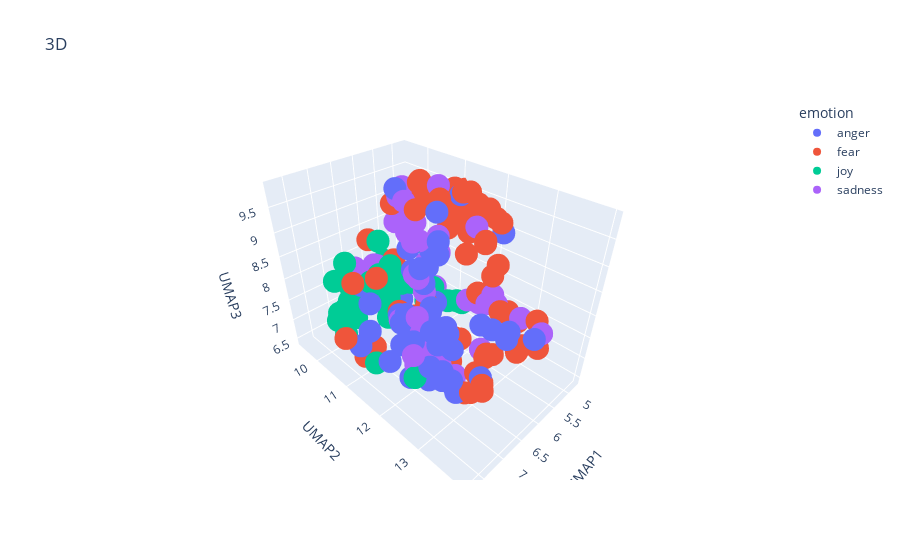

This figure's notebook cell:
### Code cell
import pandas as pd
import numpy as np
import umap
import plotly.express as px

# Concatenate the training and test data
combined_df = pd.concat([train_df_new, test_df_new], ignore_index=True)

# Prepare the embeddings for UMAP
X_embeddings = np.array(combined_df['embeddings_values'].tolist())

# Apply UMAP for 3D dimensionality reduction
reducer = umap.UMAP(n_components=3, metric='cosine', random_state=28)
embedding_3d = reducer.fit_transform(X_embeddings)

# Create DataFrame for plotting
df_plot = pd.DataFrame(embedding_3d, columns=['UMAP1', 'UMAP2', 'UMAP3'])
df_plot['emotion'] = combined_df['emotion']
df_plot['intensity'] = combined_df['intensity']
df_plot['text'] = combined_df['text']

# Plot 3D scatter with Plotly
fig = px.scatter_3d(
    df_plot,
    x='UMAP1',
    y='UMAP2',
    z='UMAP3',
    color='emotion',
    hover_data=['text', 'intensity'],
    title='3D',
    size_max=3,
)

fig.show()

### Figure 1 — Plotly figure (JSON) as saved in the notebook; plotly's stock layout.template omitted (floating-point values rounded to 4 significant figures)
{"data": [{"customdata": [["@SlaveGuinevere its more of a little prick than a sting .......... but you have to come to Tennessee to get it1", 0.417], ["630am meeting Olympic House #10golds24 .  #neverquit #believe #dreambig #TeamTTO #going4gold", 0.271], ["Now that the whole clown rage has scared me shitless, I'm gonna go cry in my room", 0.729], ["i love the word fret so much and im in heaven", 0.127], ["Tiangong 1, China's first space laboratory, will come to a fiery end in late 2017. The average decommissioned satellite either burns ...", 0.312], ["@ManUtd you have had from me over the years is irrelevant. Its an absolute joke. #manutd #ticketing #fuming #noloyalty #joke #notimpressed", 0.873], ["In 2016, Black people are STILL fighting to be recognized as human beings. #cantsleep #angry", 0.885], ["@brian5or6 turn that shit off!   Home Button under Accessibility. \\n\\nWhen did innovation become mind fuckery? . #iphonePhoneHome", 0.688], ["-- haired man strides close and watches as the Major flinches away from him, the reaction draws a growl from his throat.  -- (@DocHQuinzel)", 0.322], ["@WWE is the live event Brock vs Orton 2 this Saturday on the WWE Network? If not it needs to be! :) #wwe @RandyOrton @HeymanHustle #revenge", 0.396], ["@Callidissima @ahouseingotham wrath of khan is one of the best movies of all time", 0.146], ["Forever angry that gh ruined Molly and morgan's bond/friendship ", 0.521], ["Dear Indians..It is hard to swallow this but for once try to swallow this bitter pill...that is.. Pakistan is number one in Test cricket!!!", 0.542], ["@lynnew69 then he said talking about wills uncontrollable animals when moving to another link. These comments do not help! ", 0.583], ["you know cyran still hasn't done makeup based on jeongguk's tiddy like i suggested and i'm ", 0.375], ["Thursdays at 6pm Vespers &amp; Meditation #prayerful #plainsong #multisensory #candles #incense #psalms #music #silence #faithful sing or listen", 0.208], ["@CBSBigBrother never bring back Meech and Bridgette. Crying because someone looks at you? Ugh, and Bridgette. #bitter", 0.521], ["@cxmbeferre so you WOULDNT date me????? #offended", 0.494], ["I can definitely feel my irritation today, lord give me strength", 0.667], ["Sorry to burst your bubble but it isn't that century anymore. Welcome to the 21st century.", 0.354], ["@RegalisAzura \\ngrasp the cobalt woman's own; which they did fairly easily. Fair cheeks would ignite into a fiery hue. Warm.. was the only", 0.438], ["@rumanaa_r @DaiIyRoasts what did I do to offend you? 🙄😭😂", 0.396], ["Where's your outrage when a black man kills another black man in the streets?", 0.75], ["So I wished my sis 12 midnight but received no reply from her. My 2nd sis JUST wished her, got a reply. You know who's the fav ", 0.479], ["As if he heard my thought on the ether, my #ex has just posted #facebook pic of himself snuggling up with said #cats... now Im just #angry", 0.521], ["Police Officers....should NOT have the right to just 'shoot' human beings without provocation. It's wrong.\\n\\n@ORConservative @MichaelaAngelaD", 0.688], ["@Austin4evaLEEDS fuming!", 0.625], ["Need a new outlet for ", 0.292], ["snap: hiAleshia 😃", 0.208], ["Bes! You don't just tell a true blooded hoopjunkie to switch a f*c@n' team that juz destroyed your own team. You juz don't! #insult", 0.891], ["Have wee pop socks on and they KEEP FALLING OFF INSIDE MY SHOES ", 0.562], ["Actually fuming I have nothing to wear Saturday", 0.792], ["Taking a break from the #wedding to #rage at the general #stupidity of certain #people on the #internet.", 0.625], ["I miss doing nothing someone I care about and attacking their face with kisses. #foreveralone #bitter 😩", 0.5], ["Yet we still have deaths, road rage, &amp; violations on the road, despite a widely accepted concept of 'personal accountability' while driving", 0.521], ["Anger is cheap and politeness is expensive. Don't expect everybody to be polite. #ThoughtfulThursday  #politeness", 0.333], ["@aroseblush Hello !\\nThe bigger the bully, the more crocodile tears. Bullies always act like offended victims.", 0.542], ["@VodafoneUKhelp @VodafoneUK wow!! My bill is £44.77 and hav a text from u to prove that and you have taken £148!!!!! #swines #fuming #con!", 0.792], ["@LeonWobYP b***er off. NCFC is a grudge match :)", 0.542], ["Ananya just grabbed a bible, opened it, started reading, and then said 'where do they talk about burning people?'", 0.417], ["It's the most magical time of the year......Xmas party announced and the #outrage commences. Gotta love Silicon Valley millennials.", 0.429], ["@DailyMirror i love how theres no outrage that it's a white man but if it was a black man them BLM would be all over it regardless of reason", 0.726], ["I wouldn't have #anger issues.....if she didn't have #lying issues.....think about that one. #pow #lies #confusion", 0.5], ["Sting is just too damn earnest for early morning listening. ", 0.37], ["@Jen_ny69 People will always get offended everyone's situation is different! Just because we have kids doesn't mean we have to settle", 0.562], ["@gayla_weeks1 I try not to let my anger seep into reviews, but I resent having my time wasted on books like that. Time is precious.", 0.625], ["@fluffysoftlouis no no. I insist that you give me your best insult first", 0.562], ["Why to have vanity sizes?Now sizes S,XS(evenXXS sometimes) are too big, WTF?! Dear corporate jerks, Lithuania didn't need this. #rant ", 0.518]], "hovertemplate": "emotion=anger<br>UMAP1=%{x}<br>UMAP2=%{y}<br>UMAP3=%{z}<br>text=%{customdata[0]}<br>intensity=%{customdata[1]}<extra></extra>", "legendgroup": "anger", "marker": {"color": "#636efa", "symbol": "circle"}, "mode": "markers", "name": "anger", "scene": "scene", "showlegend": true, "type": "scatter3d", "x": [5.968, 5.634, 5.491, 6.709, 5.565, 6.616, 6.651, 7.136, 6.045, 6.568, 6.264, 6.907, 4.909, 6.438, 6.639, 6.569, 6.643, 7.274, 6.799, 5.705, 6.185, 7.507, 6.668, 6.933, 7.184, 6.599, 6.866, 6.394, 6.398, 7.455, 6.137, 6.579, 7.464, 6.132, 6.873, 7.176, 7.63, 6.78, 7.051, 7.387, 7.469, 6.401, 7.332, 7.238, 7.026, 7.145, 7.512, 7.266], "y": [11.51, 10.12, 11.64, 9.927, 10.97, 12.63, 13.38, 13.03, 11.37, 13.18, 9.731, 12.65, 12.19, 11.85, 12.06, 11.82, 12.58, 11.99, 11.97, 11.31, 11.11, 11.44, 13.66, 10.49, 12.76, 13.65, 12.57, 11.25, 10.92, 12.4, 11.7, 12.16, 12.86, 10.66, 13.33, 12.91, 11.29, 12.82, 12.42, 11.35, 12.51, 13.96, 12.77, 12.1, 11.71, 12.93, 11.95, 12.94], "z": [7.619, 6.801, 9.731, 7.391, 8.397, 6.615, 8.448, 7.456, 8.39, 7.218, 7.123, 7.924, 8.984, 7.84, 8.147, 8.499, 7.524, 7.662, 8.973, 8.773, 8.275, 7.772, 8.443, 7.986, 8.09, 8.533, 6.919, 8.879, 7.225, 7.309, 9.642, 9.212, 7.878, 9.743, 8.642, 8.53, 7.415, 6.744, 6.966, 8.251, 8.178, 8.466, 8.455, 8.355, 7.83, 8.393, 7.401, 7.694]}, {"customdata": [["someone come to fright world w me🤗🤗", 0.458], ["honestly all my friends do bnc i mean it and i am feeling #terrible hahaha", 0.438], ["81' Goal scorer Vidar Kjartansson comes off in favor of Dor Micha! Another terrific performance by @Vidarkjartans #YallaMaccabi", 0.229], ["@CurtisJobling Yes indeed! We know masses of students would be so excited to see you! We need to get this sorted! #haunt", 0.208], ["Texans played horrible.  Bad play calling, bad protection of the ball, bad coaching, bad defense, bad overall performance. #Texans ", 0.375], ["@NinjaWorrier @ali_zimmer @m_pattison How long ago was that? (I shudder to think.)", 0.625], ["i've seen the elder watching me during my community hours and i honestly don't have an idea about what my assignment will be. #apprehensive", 0.562], ["@TheYoungEvans_ 'Kylie, you know me. I won't take no for answer for this kind of things...' *he would smirk and start on the crust.*", 0.396], ["@laura221b I don't think I've ever moved so fast in a panic in all my life 😂 Gave me such a fright 😓", 0.938], ["@zavvi @zavvihelp only offering 6 moth warranty #ps4pro  #truth #ripoff", 0.375], ["This is the scariest American Horror Story out of all of them... I'm gonna have to watch in the daytime. #frightened", 0.938], ["I feel horrible. I have accounting today but physically and mentally am not okay 😪", 0.833], ["@eileen_davidson on RHOBH, you just do not want to assume an affair while you were married so you criticize @LisaVanderpump! #awful", 0.479], ["How is that in 2016, a 757 airplane does not have WiFi...ridiculous. #AmericanAirlines #americanairlinessucks #AATeam ", 0.292], ["anxiety level- 100", 0.905], ["the ending of how I met your mother is dreadful", 0.333], ["@Taniel @LOLGOP That'll be gosh darn terrific if they only check the brown people. Shucks, let's make a law to say only brown people.", 0.458], ["@GMModular @goldmedalindia  horrible experience with a company like this #goldmedal #horrible sales person #wrong commitments#wrongproduct", 0.542], ["My interview went well today, I can't wait to find out what happens.  #excited #interview #jobinterview", 0.292], ["Jorge deserves it, honestly. He's weak. #revolting #90dayfiance", 0.229], ["Approaching #terrorism from an anti-racism POV is futile, instead promote prejudice towards racism. That way we are all on the battlefield.", 0.542], ["@Lrihendry I'm not sure we like this comparison.  USA should emulate #Israel's methods of protecting civilians against #terror attacks", 0.625], ["I'm curious to know just how much money the original Air Bud made to justify the continuation of these awful sequels and spinoffs.", 0.271], ["On the other side of fear lies freedom! - JB Glossinger #quote", 0.333], ["On a side note if you are self medicating ? That's not helping that is burying the anxiety that WILL manifest in another way. Heart disease?", 0.54], ["My doctor is giving me flower extract to relieve anxiety and reduce panic attacks :')", 0.708], ["Thought I left that part of life behind me\\nIt's back to haunt every girl that loves me", 0.521], ["#America finding #gratitude amidst the sadness and frustration about race, #fear, anger and #racism, i remain hopeful _ i'm an earth fixer'", 0.583], ["r U scared to present in front of the class? severe anxiety... whats That r u sad sometimes?? go get ur depression checked out IMEDIATELY!!!", 0.812], ["@rkuuleiq Fear is best/beast product of God/s. :) #aTheism #theism #biBle  #christianity #hell #heaven #purgatory #psychology #jesus", 0.37], ["@CNN Wait, didn't she get a case of the ass when Donald Trump called it terrorism BEFORE all the facts were in?  I guess it's ok if she does", 0.521], ["Who's afraid of the clowns???\\ncomment down there....", 0.5], ["@davidhiggerson Can understand fear factor but why support a company that wants to reduce your own to status of a needy satellite..", 0.521], ["bad news fam, life is still hard and awful #depression  #atleastIhaveBuffy", 0.688], ["Haven't gotten one hour of sleep... Today is going to be a fun day 😐 ", 0.542], ["when people hit on me i try to shake them off by talking about how i hide from communism", 0.604], ["I had a dream that I dropped my iPhone 7 and it broke T_T #cry #iPhone7 #nightmare", 0.688], ["@LmRyle @tomcolicchio @realDonaldTrump @HillaryClinton @ajjaffe I understand your concerns but look at her foundation contributions #worry", 0.562], ["@jk_rowling never thought an angry oompa loompa would be my Boggart, but there you have it. #boggart #PresidentTrump ", 0.5], ["I have a job interview with @BarclaysUK in Loughborough next month !!!", 0.354], ["Just want to be a dad so i can play kick the baby with my little one #southpark #mellogang #ghastly #edm #plur #dad #djlife #dj #producer", 0.333], ["Farting in a hot are car when your windows don't roll down is terrible. #gag #BresAdvice", 0.479], ["@BaileyDemented @hsmitty3 ill kill u if u bully her 😤😤😤", 0.583], ["@ChrisWarcraft The concept that a gay magazine feels like it has to cover terrible people -because they’re gay voices- seems all upside down", 0.417], ["induction day tomorrow for pizza express #nervous", 0.688], ["Some questions you get on Twitter make you want to despair. We've been so battered. We complain but aren't convinced things could be better.", 0.66], ["Super shitting it about this tattoo ", 0.604], ["Now #India is #afraid of #bad .", 0.562], ["How is that in 2016, a 757 airplane does not have WiFi...ridiculous.#AmericanAirlines #americanairlinessucks #AATeam #horrible", 0.38], ["@RosieBalls I fear for the future of mankind", 0.87], ["Life long fear of havin a shit and a spider crawls up ya bum", 0.854], ["The 2nd step to beating #anxiety or #depression is realising that it's not about waiting for ...., Take action yourself now.", 0.479], ["Trying to book holiday flights on @britishairways website is becoming a ", 0.312], ["And I cried in front of my guy last night. And it's just been a horrible week but it's only for a week", 0.68], ["@spencer0415 awe, I love you kid!!", 0.06], ["Thanks for ripping me off again #Luthansa €400 not enough for a one way flight to man from Frk then €30 for a bag then free at gate ", 0.375], ["T5ylw ansh a79l shy 7lw mn wayed nas fe whatsapp", 0.271], ["@SAHARTHERAPPER I unfollowed without hesitation &lt;3", 0.229], ["Hillary Clinton looked the other way to the Saudi war on women and their terror financing because they bought her off.", 0.479], ["Having a terrific Tuesday? Crush it today with the Power of 4. Treat your internet like Pizza =D \\n#PowerOf4", 0.25], ["It really is amazing the money they give to some of these QB's #nfl #texans #brock ", 0.3], ["it's horrible cos no one can relate,  everyone is happy and dandy in one way or another", 0.542], ["#twitter #users Tweeting on twitter is like playing a game against the computer. Where's the life, Everyone too #afraid to say something?", 0.521], ["He called me fat, so I pushed him into the lockers then he threaten to sue me' 😂", 0.479]], "hovertemplate": "emotion=fear<br>UMAP1=%{x}<br>UMAP2=%{y}<br>UMAP3=%{z}<br>text=%{customdata[0]}<br>intensity=%{customdata[1]}<extra></extra>", "legendgroup": "fear", "marker": {"color": "#EF553B", "symbol": "circle"}, "mode": "markers", "name": "fear", "scene": "scene", "showlegend": true, "type": "scatter3d", "x": [5.535, 5.635, 6.064, 5.926, 6.071, 5.373, 4.917, 6.184, 5.189, 6.628, 5.356, 5.556, 6.399, 6.652, 5.089, 5.675, 6.454, 6.301, 5.402, 6.517, 6.298, 6.181, 6.142, 4.942, 4.752, 4.823, 6.744, 5.995, 5.017, 4.946, 6.307, 5.183, 4.994, 5.663, 6.153, 7.285, 5.735, 5.577, 5.738, 5.007, 7.111, 5.882, 7.628, 6.141, 4.854, 5.257, 5.602, 4.905, 6.556, 5.073, 5.447, 4.801, 6.451, 5.75, 6.898, 6.6, 6.278, 7.282, 5.689, 5.707, 6.043, 6.099, 5.088, 7.764], "y": [11.5, 11.06, 12.04, 10.85, 12.87, 11.73, 11.23, 11.49, 11.76, 12.9, 11.91, 10.83, 12.54, 13.28, 11.47, 12.01, 13.81, 12.86, 9.637, 12.51, 13.94, 13.92, 12.95, 11.85, 11.08, 11.17, 10.57, 13.04, 11.07, 12.03, 13.64, 11.79, 12.2, 10.72, 11.2, 10.75, 10.88, 12.92, 12.44, 10.47, 11.22, 11.51, 11.41, 13.82, 10.77, 11.96, 11.79, 12.13, 13.21, 11.92, 11.81, 10.9, 13.15, 10.86, 10.17, 13.01, 10.78, 11.24, 13.2, 9.861, 13.0, 10.5, 12.16, 11.05], "z": [9.44, 9.497, 6.475, 6.888, 7.14, 8.54, 8.862, 7.688, 9.011, 6.676, 9.413, 9.636, 7.589, 7.179, 9.341, 9.217, 8.28, 6.921, 7.524, 7.672, 8.373, 8.12, 7.328, 9.356, 9.445, 9.423, 8.927, 8.246, 9.541, 9.231, 7.937, 9.51, 8.336, 9.461, 9.523, 8.329, 9.841, 7.949, 9.236, 8.013, 8.578, 9.734, 7.238, 8.577, 8.539, 7.709, 9.857, 9.158, 7.107, 8.719, 9.82, 9.37, 6.776, 9.803, 7.167, 6.75, 7.165, 7.136, 7.951, 6.856, 7.289, 9.397, 8.121, 7.522]}, {"customdata": [["Optimism leads to success. - Bill Kerr @Coach__Kerr #success #optimism #goals", 0.46], ["Benefit out exhilaration called online backing off: JkUVmvQXY", 0.462], ["My siblings look all gangster &amp; I look all cheery 😅😂", 0.667], ["The neighbor dancing in the Clayton Homes commercial is me. #hilarious", 0.64], ["#smile every morning to a positive head start with your #clients relations", 0.562], ["Accept the challenges so that you can feel the exhilaration of victory. #FocusX10 #motivation #motivationalquotes #quoteoftheday", 0.562], ["I assume that people pick up on my joviality coz I lol a lot but it's just not working. Maybe I need to get heavy handed with emoticons? Ha", 0.458], ["Not untill today has anyone ever said to me they remember what I had on over 7 years ago when they met me n liked me since #cutealert ", 0.521], ["@PriiiincesssE thanks for distracting me from my paper to watch this hilarious video 😂", 0.708], ["Val is far too cheery for my liking ✋🏻", 0.229], ["Am I watching #BacheloretteAU or Zoolander ? #hilarious #samvrhys", 0.646], ["@__Dayo yall dont feel bad.. you are rejoicing... it is what itnis... its always #ColtsNation even when we have 6th string DBs playing 😔😔", 0.18], ["The Quarterback' wrecks me every time.. ", 0.26], ["@kymwhitley hello Miss Lady I'm sure today brings you happiness and laughter use your voice also to make us laugh  god knows we need it", 0.562], ["Well look at the bright side. You found a use for that rope #TipsToSurviveAPowerOutage", 0.312], ["$SRPT Why would Etep patients &amp; Mom's advocate for a drug if it did not work? Anyone listen to the Etep MD's @ Adcomm.. all were elated.", 0.22], ["my haters are like crickets. they chirp all day but when I walk past them they shut the fuck up.- @DritaDavanzo (my idol)", 0.208], ["Does anyone remember a movie that is animated in the late 70's called Shame of the Jungle John Bulushi was in it wild if that's your taste", 0.229], ["@berniedole looks that way. But let's think about Rohan last week ... #optimism", 0.237], ["promise of restoration to the nation of israel...'everywhere you look blessing '..barns/wine overflow.Everything beautiful #joyful #do_u_see", 0.5], ["me taking a picture by myself: *awkward smile*\\nme on picture day: *awkward smile*\\nconclusion: stop smiling ;'(\\n #pictureday2016  #ornot", 0.46], ["Thinking about trying some comedy on youtube. Always been fond of it. Time to nut up.  #comedy #maybeoneday #hopefullyfunny #LOL", 0.5], ["Remember: The life you have is a blessing for #God. Make it a joyful experience regardless of the odds. GBY", 0.64], ["#smile is the #respect we give everyone.", 0.583], ["@airvistara as always it was indeed a wonderful experience flying with you guys today #bestinbusiness #delight #happyme", 0.812], ["@crimpoop my adorable and cheerful daughter\\nAlways pouring positivity green goo on me\\ndare hurt her and you'll see hell //growls\\n\\n#PandaBot", 0.64], ["Charlotte and a friend just climbed to the top of a windmill! Think the view was easy, breezy, beautiful? @PlayHollywoodU", 0.5], ["having a pet store worker ask 'do you want to play with them?' is the most exhilarating feeling", 0.771], ["@jessbr0ughton don't be shy next time! We're a cheery bunch. :) \\n\\nSam. X", 0.48], ["Rec'd call 2day from Haitian church we started in Florida some 15yrs ago. Preparing to acquire their own bldg. Wanted me to know. ", 0.28], ["It's meant to be!!  ", 0.583], ["now that I have my future planned out, I feel so much happier #goals #life  #igotthis #yay", 0.792], ["When you wake up from a dream laughing at something stupid, and that makes you laugh more #hilarious", 0.875], ["#Talking about our #Problems is our greatest #Addiction#Break the #habitTalk about ur #Joys#quote  #problemsolving #behappy", 0.494], ["@ryanwilson2015 That's why compatibility is key as it lowers hedonic volatility.", 0.25], ["@LiamJamesVernon love the optimism!! BLUE MOON!", 0.72], ["@PhilGlutting Hey There Phil Glutting thank you for following us, it's appreciated :) #smile", 0.76], ["@GigaFag @pipertownsend_ snapchat new would beg to differ #optimism", 0.396], ["A lifetime of laughter at the expense of the death of a bachelor", 0.354], ["@chencouture LMAO Is it that 'so slutty' hater girl? That video was hilarious. 😂", 0.7], ["I love my family so much #lucky #grateful #smartassfamily  #love", 0.936], ["incredible that anthony weiner has been caught chasing a busty milkmaid across a park at double speed while jaunty music plays", 0.38], ["I turn 25 in two weeks. I am so happy. 24 was my darkest year yet. I am elated that I survived", 0.708], ["How can l rule my mind !!!!!! \\nIt's hilarious that you can't 😭😑😮", 0.396], ["I hate it when im singing and some idiot thinks they can just join in with me like...this is not fcking glee #MeanRikonaBot", 0.08]], "hovertemplate": "emotion=joy<br>UMAP1=%{x}<br>UMAP2=%{y}<br>UMAP3=%{z}<br>text=%{customdata[0]}<br>intensity=%{customdata[1]}<extra></extra>", "legendgroup": "joy", "marker": {"color": "#00cc96", "symbol": "circle"}, "mode": "markers", "name": "joy", "scene": "scene", "showlegend": true, "type": "scatter3d", "x": [5.377, 5.868, 6.912, 7.61, 5.9, 5.503, 6.89, 6.332, 7.378, 6.368, 7.57, 5.443, 6.69, 6.195, 5.268, 5.275, 7.548, 6.257, 5.302, 5.413, 6.227, 6.838, 5.379, 6.121, 5.69, 7.066, 5.595, 5.589, 6.22, 5.557, 6.407, 5.45, 7.456, 5.32, 5.888, 5.617, 6.246, 5.895, 7.162, 7.674, 6.926, 7.611, 5.321, 7.279, 7.53], "y": [10.63, 10.22, 10.33, 10.7, 10.0, 9.786, 10.73, 10.12, 10.56, 11.0, 10.56, 11.59, 10.79, 10.35, 10.74, 11.59, 11.6, 11.11, 11.22, 10.2, 10.51, 10.94, 10.04, 10.23, 9.538, 10.4, 10.98, 9.441, 10.7, 10.32, 9.985, 9.572, 10.43, 9.681, 10.91, 10.89, 10.37, 11.25, 10.37, 10.94, 10.0, 10.94, 9.517, 10.61, 12.59], "z": [6.889, 7.39, 7.699, 7.816, 6.906, 7.177, 8.162, 7.543, 7.38, 8.01, 7.537, 7.424, 8.964, 6.873, 7.245, 7.283, 7.152, 8.787, 7.154, 7.183, 8.123, 8.396, 7.128, 6.976, 7.182, 7.232, 6.887, 7.53, 7.063, 7.329, 7.523, 7.241, 8.302, 6.959, 7.983, 6.811, 6.762, 7.371, 8.532, 7.503, 7.371, 8.048, 7.3, 8.224, 7.497]}, {"customdata": [["I'm done with your piano, blues playing, smooth talking ass. On to the nexttt", 0.381], ["My friends tell me I'm pretty. Trigger tells my I'm ugly. I first was confused but then realised I'm both. Pretty ugly. #tru #sad #tumblr", 0.64], ["In serious need of a nap", 0.354], ["TGIF! Hope everyone that needs to find #recovery can and that our friends stay #sober this weekend! @REBOSTreatment @BlvdCenters", 0.271], ["@ryyyshh story of my life. #lost", 0.688], ["Already plotting next steps if I get cut off by the same minivan in tomorrow's drop-off line. #preschoolpolitics #momthings ", 0.312], ["@chelseafc let them know it's the #blues", 0.521], ["@comicfire The thing is, it's either I be unproductive and unhappy, or deal with some videos that do badly.", 0.574], ["and naoto nod she also like tha bands. but she also frown. 'Will the bands 'Papa Roach' be at concert...?'", 0.438], ["@6itmap I can't help but feel melancholic!", 0.75], ["In the name of our Lord &amp; Saviour Harambe we pray, bless all apes across the world.\\n\\nHear our solemn oaths and pardon sympathetic hominids.", 0.333], ["Why is it that we rejoice at a birth and grieve at a funeral? It is because we are not the person involved. ― Mark Twain", 0.354], ["Bro Why pine green forget me nots are mediumpurple pickering is not lit and so on", 0.333], ["@X_KIMTAEHYUNG_X \\n— momentarily before it disappeared, only solemnity and anxiety lacing his features. \\n\\n'I ran out to get you before —", 0.646], ["@TheZantarin Then maybe we should keep our White mouths shut and let the people being targeted speak and mourn.", 0.729], ["Even a pencil✏ never #stayed  with me until it's #end ⚫ 😞", 0.667], ["Just rough situations all around for Schalke and Werder Bremen to start the campaign. Bremen dashed late with a new manager. Both with 0.", 0.479], ["What day is it #lost", 0.5], ["All clouded out.\\n\\n Considering using a camera, 1) star trails 2) eyepiece projection.", 0.25], ["Do not grow weary of doing good' a lasting legacy @billclinton @ClintonGlobal #CGI2016 #thankfulmoment @ProjectThankful", 0.343], ["@mattwruff sadly there is constitutional RIGHT to have abortion. Yet there is constitutional RIGHT to life. Safety net protects those rights", 0.514], ["I have sleep cooties.\\nI close my eyes and dream that I'm awake #weary #sleepissues #narcolepsy", 0.688], ["@BonesARP 'That is a disappointment.'\\n\\nHe fakes a pout, then starts to chuckle.", 0.438], ["Transparency and openness ' is a dull sell for a fans group - want more verbs like buying, defending, building and securing.", 0.333], ["@thehill George H. Establishment is unhappy Trump's campaign branded his son low-energy, but he could not have beaten the others either.", 0.521], ["Angry shouting match between a #pessimist &amp; an #optimist:\\n'You're a half empty-headed @%$!' \\n'You're half full of @%$!'", 0.542], ["Please bear with me, I'm not Twitter savvy😝 in real life I'm a Facebook person. Help me gain followers 🤓 #blog #selfhelp ", 0.146], ["@jeremycorbyn @magstogether my god is @jeremycorbyn a full shilling? Seriously you need a major rethink or no lab gove in your lifetime #sad", 0.75], ["@SkyNews err I wasnt gloomy.  17.2 mio people were not gloomy only #remain were #Brexit", 0.458], ["Just put the winter duvet on ☃️❄️🌬☔️ ", 0.104], ["@TheCatHeSay I may be #alwayshungry but I haven't sunk that low yet!! @Thereluctantcat", 0.312], ["Like keep grinding boy your life can change in one year, and even when it's dark out the sun is shining somewhere...'", 0.417], ["Mmmm #coffee and a good #book on a dreary day! Who can beat that?", 0.25], ["Feels grim not having your nails done", 0.542], ["blues bar", 0.188], ["@xOffWithMyHeadx They've officially said all the episodes left (so future 12 and despair 11 and 12) will be delayed.", 0.438], ["Soooo badly want to dye my hair dark but have never been dark before soooo torn 😭😭😭", 0.5], ["yesterday i finished watching penny dreadful and from all the beautiful things i saw one question remains: were the writers HIM's fans?", 0.312], ["@LeePorter94 @DomMcGovern_ hi Dom I saw u at Notts county away, looking for 1 mufc away ticket will pay ", 0.312], ["Might go on @RadioX tomorrow to hopefully win a new car. My current one stinks of gone off milk. #grim", 0.458], ["@Virgin_TrainsEC I feel for the conductor tonight, he's obviously taken grief over the last few weeks, he sounds weary of apologising!", 0.667], ["Rooney is 5 yards off the pace in a League Cup game against Northampton Town. Let that sink in for a moment. #MUFC", 0.292], ["I can't WAIT to go to work tomorrow with a high as fuck fever. [sarcasm]\\nHopefully I'll feel better tomorrow.\\nBut I doubt it. #pessimism", 0.646]], "hovertemplate": "emotion=sadness<br>UMAP1=%{x}<br>UMAP2=%{y}<br>UMAP3=%{z}<br>text=%{customdata[0]}<br>intensity=%{customdata[1]}<extra></extra>", "legendgroup": "sadness", "marker": {"color": "#ab63fa", "symbol": "circle"}, "mode": "markers", "name": "sadness", "scene": "scene", "showlegend": true, "type": "scatter3d", "x": [7.363, 5.523, 6.266, 5.335, 6.013, 7.283, 6.428, 5.702, 6.23, 5.86, 6.684, 6.93, 6.021, 5.576, 6.213, 5.853, 5.827, 6.072, 5.49, 5.683, 6.136, 6.228, 6.241, 5.237, 5.519, 7.602, 6.648, 5.163, 5.408, 6.114, 6.971, 5.115, 5.924, 6.135, 6.586, 5.477, 5.596, 5.635, 6.338, 6.573, 5.105, 6.258, 6.645], "y": [12.43, 10.65, 11.15, 9.76, 10.61, 12.41, 12.1, 10.8, 11.21, 10.48, 11.8, 10.33, 10.48, 11.19, 13.96, 10.52, 12.57, 11.09, 10.78, 12.73, 13.53, 10.99, 11.49, 11.99, 12.41, 12.65, 11.24, 12.26, 11.84, 9.834, 12.15, 10.66, 9.682, 10.73, 11.82, 11.12, 11.2, 12.15, 12.38, 11.43, 12.04, 12.34, 11.64], "z": [7.562, 9.383, 9.293, 6.756, 9.351, 8.494, 6.655, 8.586, 8.238, 9.208, 8.649, 8.307, 8.996, 8.789, 8.46, 9.656, 6.996, 9.218, 8.006, 8.072, 8.462, 9.637, 7.998, 7.479, 7.826, 8.068, 7.411, 7.762, 7.554, 7.795, 7.825, 7.155, 7.621, 9.618, 6.952, 8.361, 9.799, 9.352, 6.433, 9.333, 7.656, 6.438, 9.268]}], "layout": {"legend": {"title": {"text": "emotion"}, "tracegroupgap": 0}, "scene": {"domain": {"x": [0, 1], "y": [0, 1]}, "xaxis": {"title": {"text": "UMAP1"}}, "yaxis": {"title": {"text": "UMAP2"}}, "zaxis": {"title": {"text": "UMAP3"}}}, "title": {"text": "3D"}}}
